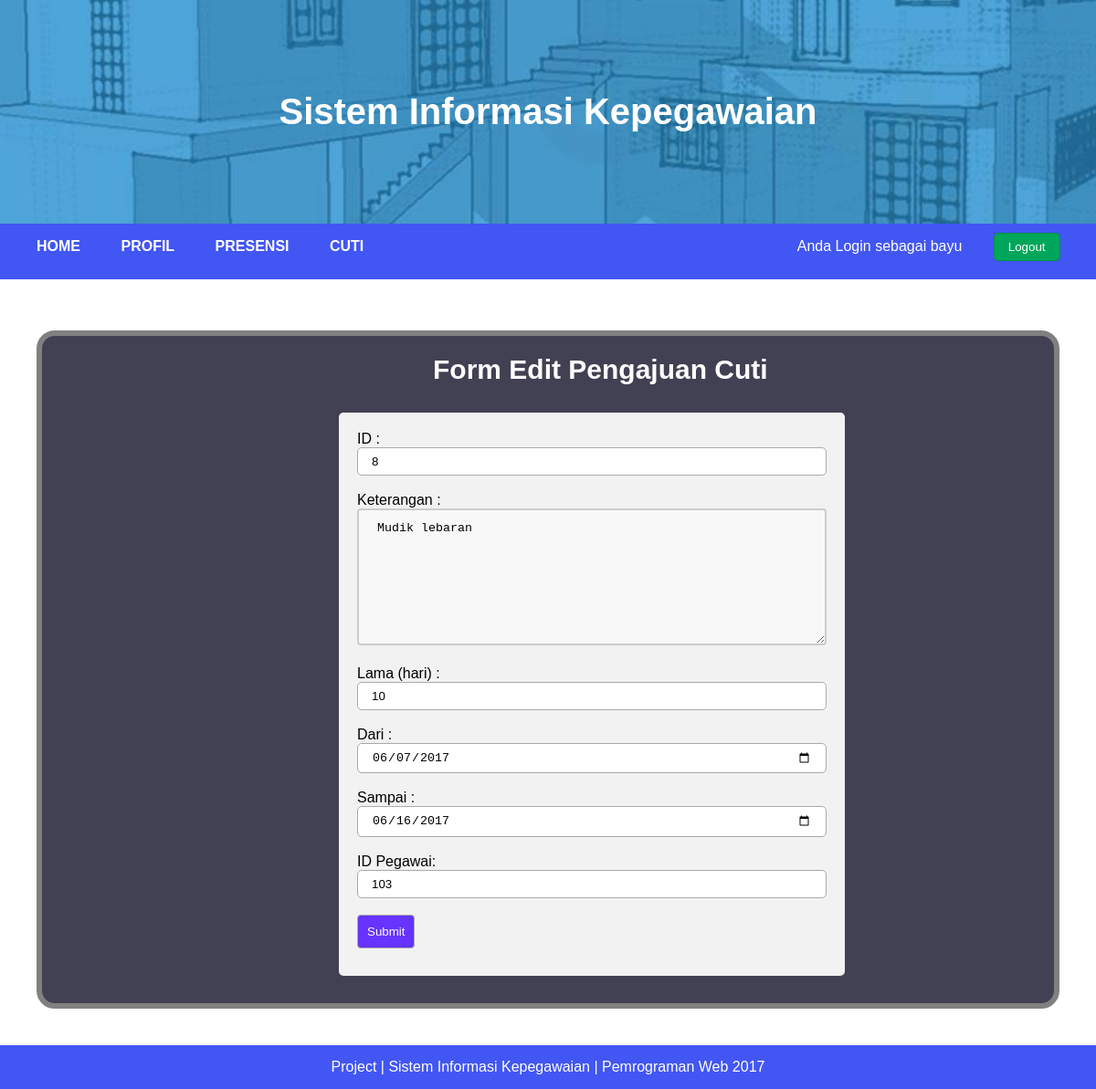
The app's page /form_edit_pengajuan_cuti_pegawai.php?id=8 (signed in) with its own data.
### tables this page shows
CREATE TABLE `pengajuan_cuti` (
  `id` int(5) NOT NULL,
  `keterangan` text NOT NULL,
  `lama` int(10) NOT NULL,
  `dari` date NOT NULL,
  `sampai` date NOT NULL,
  `status` varchar(25) NOT NULL,
  `id_admin` int(5) NOT NULL,
  `nama` varchar(100) NOT NULL,
  `nip_pegawai` varchar(25) NOT NULL
);

### form_edit_pengajuan_cuti_pegawai.php (the view, shortened to what this page needs)
<?php
	$id = $_GET['id'];
	$query = mysql_query("SELECT * FROM pengajuan_cuti WHERE id = '$id'");
	$result = mysql_fetch_array($query);
?>
<!DOCTYPE html>
<html>
<head>
	<link rel="stylesheet" type="text/css" href="css/style.css">
</head>
<body>
	<div class="container">
		<header>
			<h1>Sistem Informasi Kepegawaian</h1>
		</header>
		<nav id="navbar">
			<ul>
				<li><a href="pegawai.php">HOME</a></li>
				<li><a href="profil_pegawai.php">PROFIL</a></li>
				<li>
					<a href="#" class="dropdown-slide1">PRESENSI</a>
				</li>
				<li>
					<a href="#" class="dropdown-slide2">CUTI</a>
				</li>
				<span style="color: white; margin-left:450px;">Anda Login sebagai <?php echo $_SESSION['pegawai']; ?></span>
				<li style="margin-left: 20px">
					<form>
						<input type="button" value="Logout" id="btn-submit" onclick="window.location = 'proses/logout_pegawai.php';"/>
					</form>
				</li>
			</ul>
		</nav>
		<section class="middle">
			<section class="content">
				<div class="kotak" align="left">
				<h1 style="margin-left:428px;">Form Edit Pengajuan Cuti</h1>
					<div class="container-form">
						<form method="post" action="proses/edit_pengajuan_cuti_pegawai.php">
							<label style="color: black">ID : </label><br>
							<input id="input" type="text" name="id" placeholder="Masukkan ID" value="<?= $result['id'];?>" readonly><br><br>
							<label style="color: black">Keterangan : </label><br>
							<textarea id="input" type="text" name="keterangan" placeholder="Masukkan Keterangan" required><?= $result['keterangan'];?></textarea><br><br>
							<label style="color: black">Lama (hari) : </label><br>
							<input id="input" type="number" name="lama" value="<?= $result['lama'];?>" required><br><br>
							<label style="color: black">Dari : </label><br>
							<input id="input" type="date" name="dari" value="<?= $result['dari'];?>" required><br><br>
							<label style="color: black">Sampai : </label><br>
							<input id="input" type="date" name="sampai" value="<?= $result['sampai'];?>" required><br><br>
							<label style="color: black">ID Pegawai: </label><br>
							<input id="input" type="text" name="nip_pegawai" placeholder="Masukkan NIP Pegawai" value="<?= $result['nip_pegawai'];?>" readonly><br><br>
							<input class="tombol" type="submit" name="submit" value="Submit" onclick="return klikUbah();" >
						</form>
					</div>
				</div>
			</section>
		</section>
		<footer>
			<p>Project | Sistem Informasi Kepegawaian | Pemrograman Web 2017</p>
		</footer>
	</div>
</body>
</html>

### css/style.css (style rules this page uses)
* { box-sizing: border-box; }
html, body { margin: 0; font-family: Arial; }
.container { margin: auto; }
header { scale: stretch; background: url("../images/header.jpg"); background-size: 130%; padding: 100px; }
header h1 { margin: 0; text-align: center; font-size: 40px; color: white; }
#navbar { background: #4256f4; }
#navbar ul { margin-left: 20px; margin-top: 0px; padding: 0; text-align: left; }
#navbar li { list-style: none; position: relative; display: inline-block; }
#navbar li a { display: block; padding: 10px 20px; color: #fff; font-weight: bold; text-decoration: none; transition: .5s; background: #4256f4; }
#navbar form { color: #fff; padding: 10px 20px 20px 10px; }
section.middle { background: white; padding: 20px; }
section.content { display: block; overflow: hidden; min-height: 50vh; padding: 20px; background: #fff; }
.tombol { text-decoration: none; background: #6633FF; padding: 10px; color: white; border-radius: 4px; margin-bottom: 10px; }
#input { width: 100%; }
#btn-submit { padding: 7px 15px; background: #00a65a; border-radius: 5px; border: 1px solid #008d4c; color: #fff; }
textarea { width: 100%; height: 150px; padding: 12px 20px; box-sizing: border-box; border: 2px solid #ccc; border-radius: 4px; background-color: #f8f8f8; }
.kotak { height: auto; width: wrap; background-color: #424153; border: 6px solid grey; border-radius: 20px; margin: auto; }
div.kotak h1 { color:white; font-family: arial; text-align: left; margin: 20px; font-size: 30px; }
.container-form { width: 50%; border-radius: 5px; background-color: #f2f2f2; padding: 20px; margin:30px 30px 30px 325px; }
form label { width: 150px; padding-top: 7px; }
form input { display: inline-block; overflow: hidden; padding: 7px 15px; border-radius: 5px; border: 1px solid #aaa; }
footer { text-align: center; background: #4256f4; color: white; }
footer p { margin: 0; padding: 15px; }

### records on screen
pengajuan_cuti: id "8", keterangan "Mudik lebaran", lama "10", dari "06/07/2017", sampai "06/16/2017", nip_pegawai "103"

### other values on screen
$_SESSION['pegawai'] "bayu"
